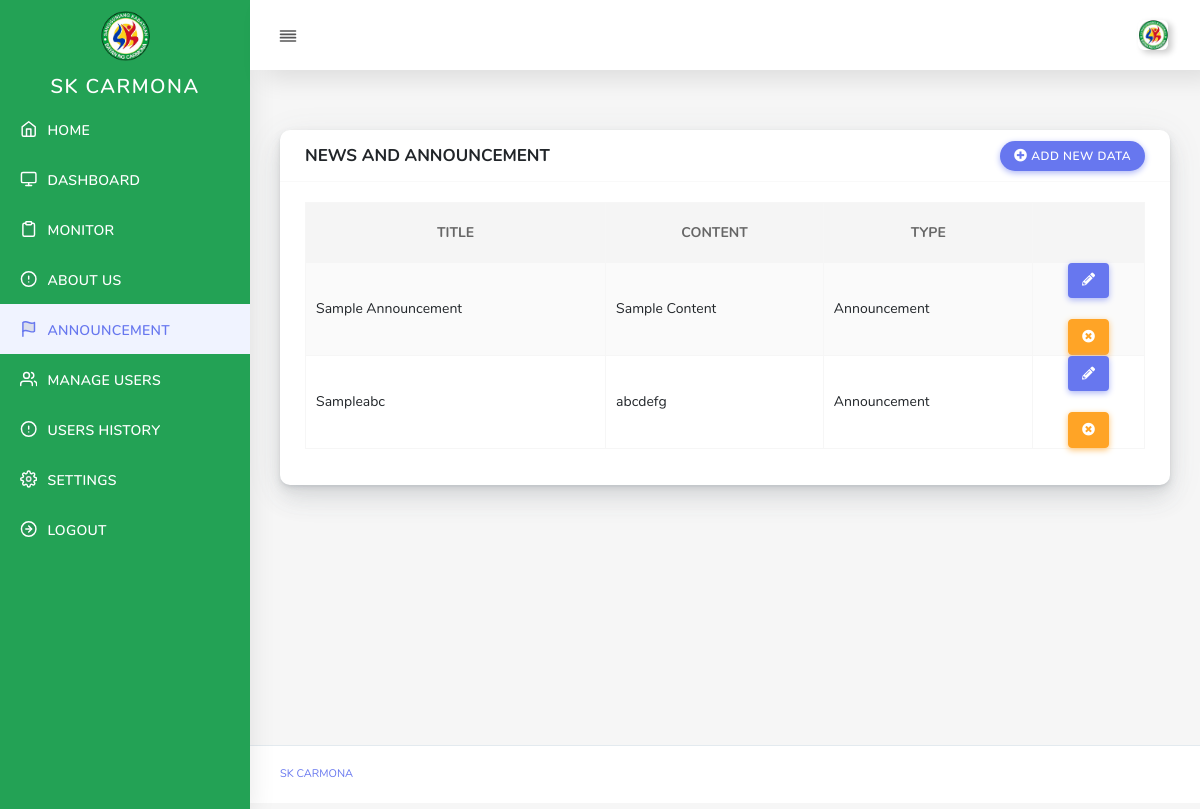
The page /admin/announcement.php (signed in) on the database its author committed.
### tables this page shows
CREATE TABLE `announcements` (
  `announcementID` int(12) NOT NULL,
  `title` text NOT NULL,
  `content` text NOT NULL,
  `aType` varchar(12) NOT NULL,
  `aPhoto` text NOT NULL,
  `datePosted` timestamp NOT NULL DEFAULT current_timestamp()
);

### controller/announcement.php (called while the page is built, shortened)
<?php
include('../config/database.php');
$about	 	= $mysqli->query("SELECT * FROM announcements");

### admin/announcement.php (the view, shortened to what this page needs)
<?php include('header.php'); ?>
<?php include('nav.php'); ?>
<?php include('../controller/announcement.php'); ?>
	<div class="main-content">
          <div class="section-body">
            <div class="row">
              <div class="col-12">
                <div class="card">
                  <div class="card-header">
                    <h4>NEWS AND ANNOUNCEMENT </h4>
					<div class="card-header-action">
                      <a href="#" data-toggle="modal" data-target="#addnewdata" class="btn btn-primary">
                       <i class="fas fa-plus-circle"></i> ADD NEW DATA
                      </a>
                    </div>
                  </div>
                  <div class="card-body">
                    <div class="table-responsive">
                      <table class="table table-striped table-bordered" id="covid-data">
                        <thead>
                          <tr>
                            <th class="text-center"> TITLE </th>
                            <th class="text-center"> CONTENT </th>
                            <th class="text-center"> TYPE </th>
                            <th class="text-center"></th>
                          </tr>
                        </thead>
						<tbody>
						<?php while($val = $about->fetch_object()){ ?>
									<tr>
										<td class="text-left"> <?php echo $val->title;?> </td>
										<td class="text-left"> <?php echo $val->content;?> </td>
										<td class="text-left"> <?php echo $val->aType;?> </td>
										<td  class="text-center">
										<button class="productupdates btn btn-primary btn-md"  data-toggle="modal" data-target="#productupdate<?php echo $val->announcementID ;?>" data-id="<?php echo $val->announcementID;?>" > <i class="fas fa-pencil-alt"></i>  </button>
										<br>
										<br>
										<button class="btn btn-warning btn-md"  data-toggle="modal" id="productupdates" data-target="#productremove<?php echo $val->announcementID;?>" > <i class="fas fa-times-circle"></i>  </button>
										</td>
									</tr>
									</div>
							<?php } ?>
                    </div>
                  </div>
                </div>
              </div>
            </div>
         </div>
      </div>
<?php require('footer.php'); ?>

### rows shown on the page
announcements: title "Sample Announcement", content "Sample Content", aType "Announcement"
announcements: title "Sampleabc", content "abcdefg", aType "Announcement"
